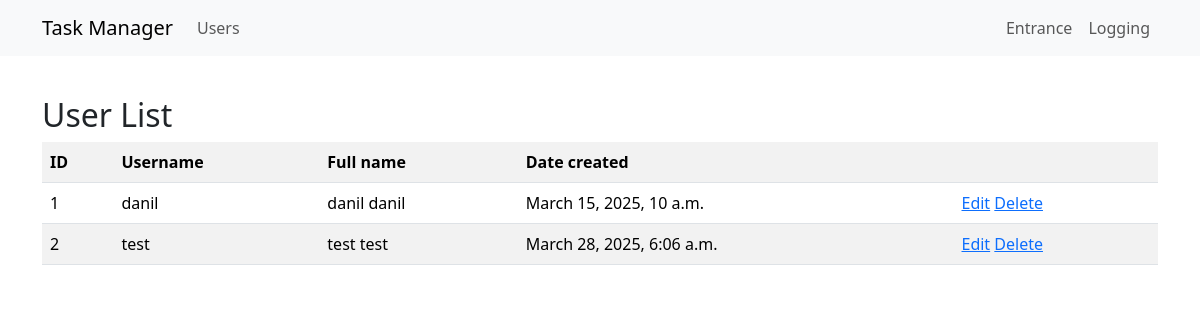
/users/, run on the app's committed database.
### user/models.py (models this page shows, shortened)
class User(AbstractUser):
    created_at = models.DateTimeField(auto_now_add=True)
    USERNAME_FIELD = "username"
    REQUIRED_FIELDS = []

### user/views.py (the view)
# urls.py: path("", UserListView.as_view(), name="user_list"),
class UserListView(ListView):
    model = User
    template_name = "users/user_list.html"
    context_object_name = "user_list"

### task_manager/templates/users/user_list.html
{% extends 'layouts/application.html' %}
{% load i18n %}
{% block content %}
<h2>{% trans "User List" %}</h2>
<table class="table table-striped">
    <tr>
        <th>{% trans "ID" %}</th>
        <th>{% trans "Username" %}</th>
        <th>{% trans "Full name" %}</th>
        <th>{% trans "Date created" %}</th>
        <th></th>
    </tr>
    {% for user in user_list %}
    <tr>
        <td>{{ user.id }}</td>
        <td>{{ user.username }}</td>
        <td>{{ user.first_name }} {{ user.last_name }}</td>
        <td>{{ user.date_joined }}</td>
        <td>
            <a href="{% url 'update_user' user.id %}">{% trans "Edit" %}</a>
            <a href="{% url 'delete_user' user.id %}">{% trans "Delete" %}</a>
        </td>
    </tr>
    {% endfor %}
</table>
{% endblock %}

### data on the page
User: id "1", username "danil", first_name "danil", last_name "danil", date_joined "March 15, 2025, 10 a.m."
User: id "2", username "test", first_name "test", last_name "test", date_joined "March 28, 2025, 6:06 a.m."
